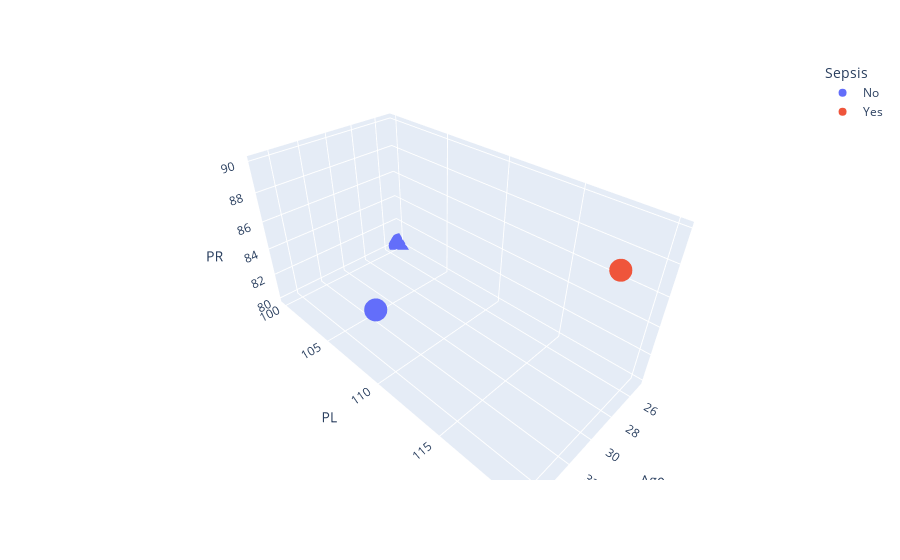

Write notebook code for a chart like this one.
### Code cell
import pandas as pd

# Assuming you have the corrected DataFrame with the 'Age' column
df_train_cleaned = pd.DataFrame({
    'Age': [25, 30, 35],
    'PL': [100, 120, 110],
    'PR': [80, 90, 85],
    'Sepsis': ['No', 'Yes', 'No']  # Assuming a column named 'Sepsis'
})

import plotly.express as px

fig = px.scatter_3d(df_train_cleaned, x='Age', y='PL', z='PR', color='Sepsis')
fig.show()

### Figure 1 — Plotly figure (JSON) as saved in the notebook; plotly's stock layout.template omitted (floating-point values rounded to 4 significant figures)
{"data": [{"hovertemplate": "Sepsis=No<br>Age=%{x}<br>PL=%{y}<br>PR=%{z}<extra></extra>", "legendgroup": "No", "marker": {"color": "#636efa", "symbol": "circle"}, "mode": "markers", "name": "No", "scene": "scene", "showlegend": true, "type": "scatter3d", "x": [25, 35], "y": [100, 110], "z": [80, 85]}, {"hovertemplate": "Sepsis=Yes<br>Age=%{x}<br>PL=%{y}<br>PR=%{z}<extra></extra>", "legendgroup": "Yes", "marker": {"color": "#EF553B", "symbol": "circle"}, "mode": "markers", "name": "Yes", "scene": "scene", "showlegend": true, "type": "scatter3d", "x": [30], "y": [120], "z": [90]}], "layout": {"legend": {"title": {"text": "Sepsis"}, "tracegroupgap": 0}, "margin": {"t": 60}, "scene": {"domain": {"x": [0, 1], "y": [0, 1]}, "xaxis": {"title": {"text": "Age"}}, "yaxis": {"title": {"text": "PL"}}, "zaxis": {"title": {"text": "PR"}}}}}
